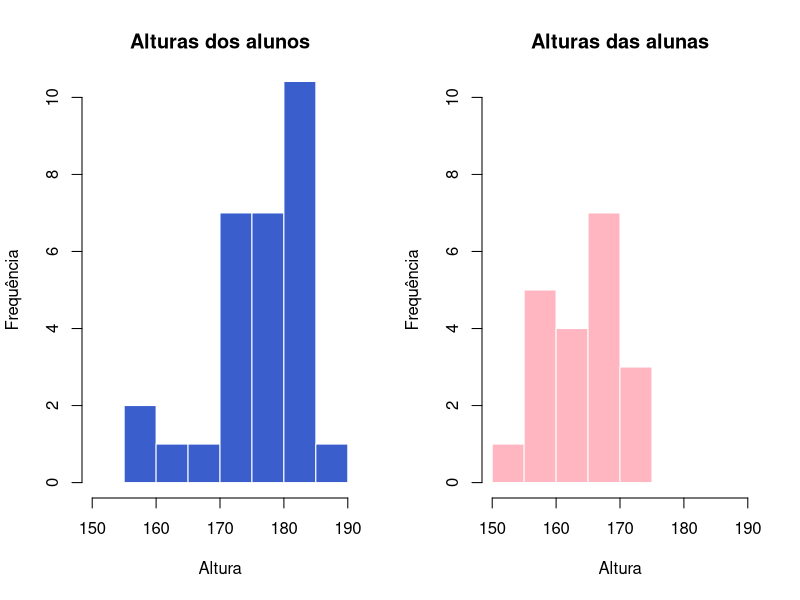
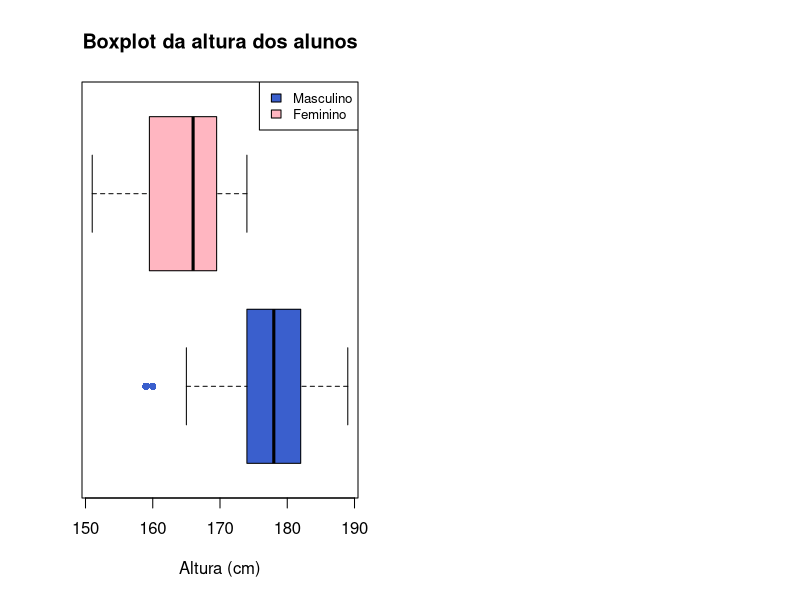
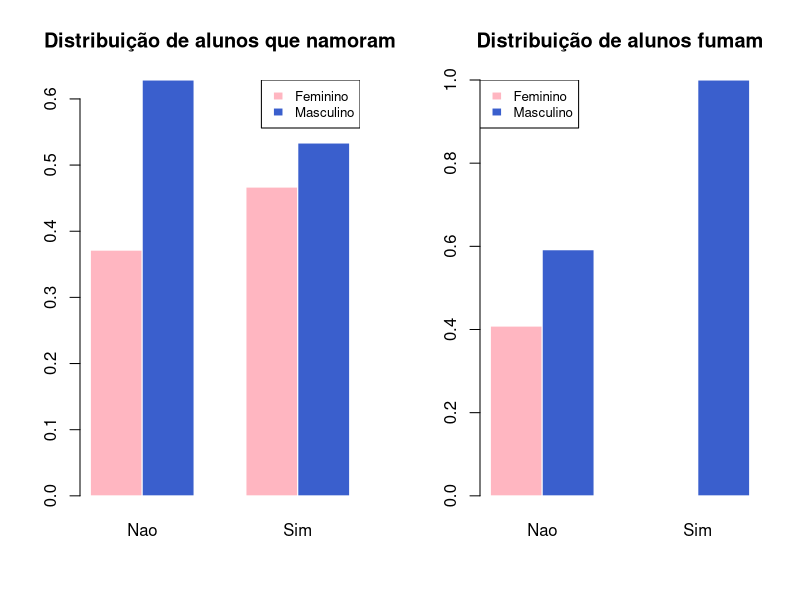
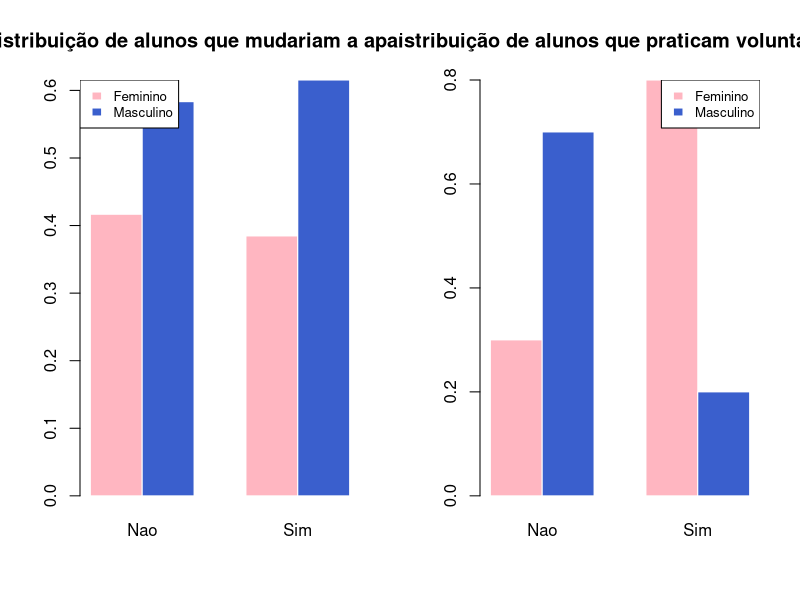
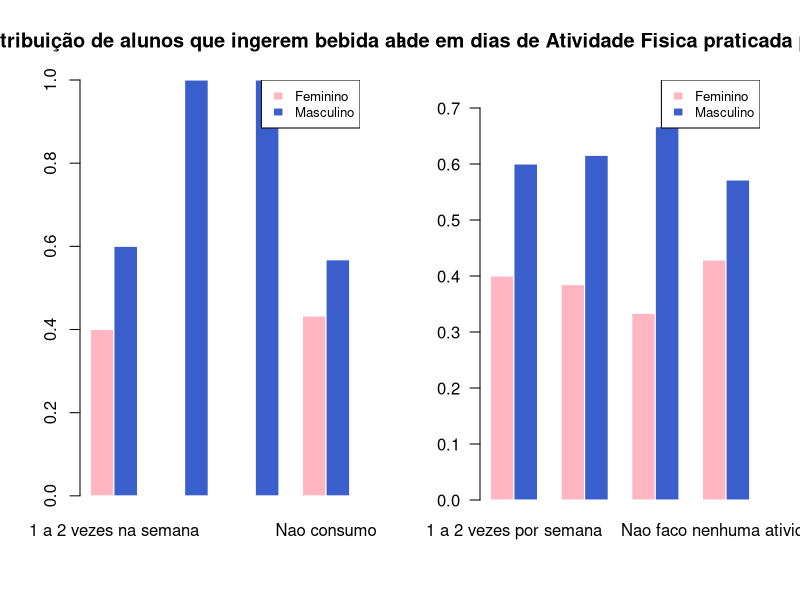
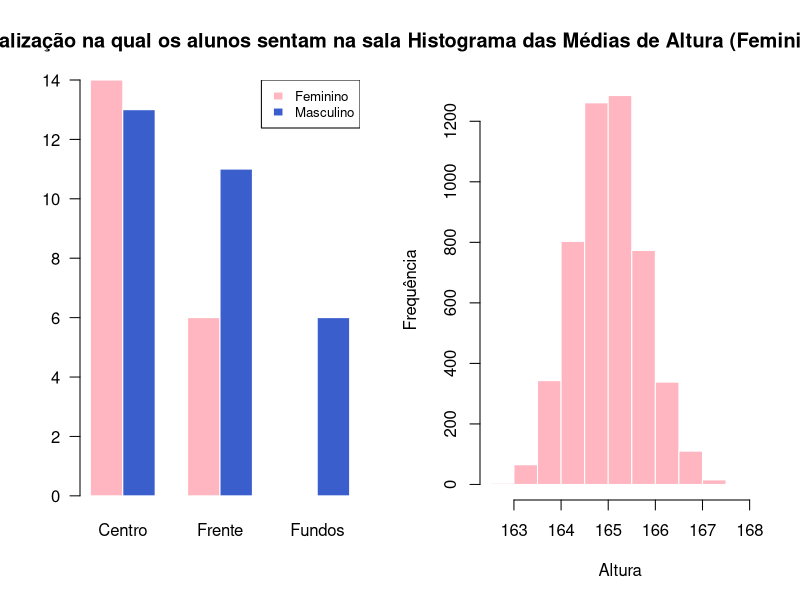
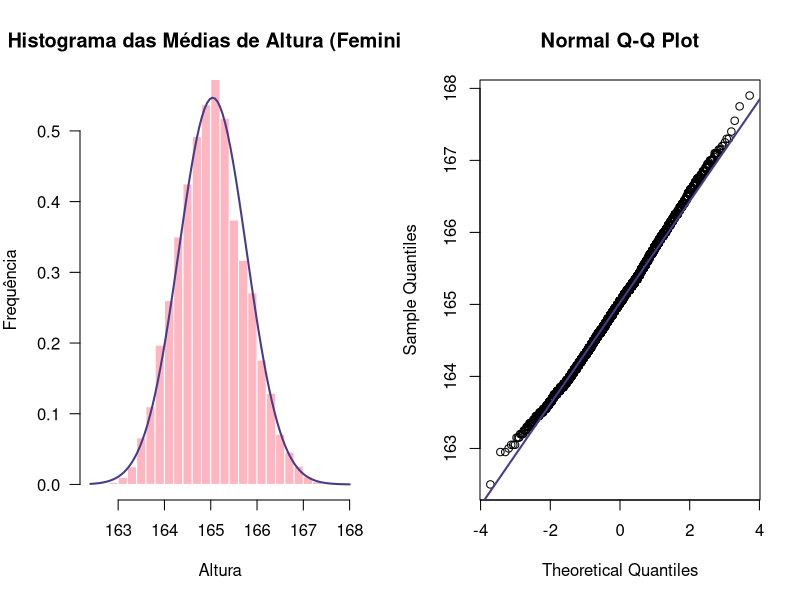
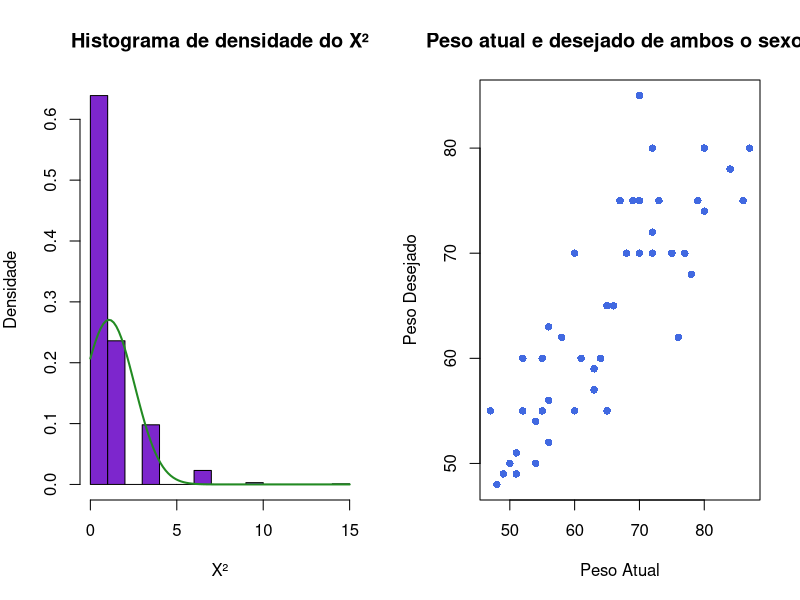

Generate these figures, in order, with R:
## ---- chunk 1
dados <- read.csv("QuestionarioProjetoFinal.csv")
attach(dados)
## ---- chunk 2
set.seed(123456)
## ---- chunk 3
##Sorteio das meninas
meninas <- subset(dados, Sexo == "Feminino")

Fsort <- sample(seq(1:28), 20, replace = FALSE)
Fdados <- meninas[Fsort,]

##Sorteio dos meninos
meninos <- subset(dados, Sexo == "Masculino")

Msort <- sample(seq(1:48), 30, replace = FALSE)
Mdados <- meninos[Msort,]
## ---- chunk 4
##Agrupamento de ambos os grupos
dados2 <- rbind(Fdados, Mdados)
## ---- chunk 5
par(mfrow=c(1,2))

hist(Mdados$Altura, col = "royalblue3", xlab = "Altura", ylab = "Frequência", main = "Alturas dos alunos", border = FALSE, ylim = c(0, 10), xlim = c(150, 190))
hist(Fdados$Altura, col = "lightpink", xlab = "Altura", ylab = "Frequência", main = "Alturas das alunas", border = FALSE,  ylim = c(0, 10), xlim = c(150, 190))
## ---- chunk 6
boxplot(Mdados$Altura, Fdados$Altura, col = c("royalblue3", "lightpink"), main = "Boxplot da altura dos alunos", yaxt = "n", outcol = c("royalblue3", "lightpink"), pch = 16, horizontal = TRUE, xlab = "Altura (cm)")
legend("topright", legend = c("Masculino", "Feminino"), fill = c("royalblue3","lightpink"), cex = 0.8)
## ---- chunk 7
summary(Mdados$Altura)
summary(Fdados$Altura)
## ---- chunk 8
par(mfrow=c(1,2))

##Se namora por sexo
NamoradoSexo <- table(dados2$Sexo, dados2$Namorado)
pNamoradoSexo <- round(prop.table(NamoradoSexo, 2),4)

par(mar=c(5, 4, 4, 2))
barplot(pNamoradoSexo, beside = TRUE, col = c("lightpink", "royalblue3"), main = "Distribuição de alunos que namoram", border = FALSE)
legend("topright", c("Feminino", "Masculino"), fill = c("lightpink", "royalblue3"), cex = 0.8, bty = "o", border = FALSE)

##Fumantes por sexo
FumanteSexo <- table(dados2$Sexo, dados2$Fumante)
pFumanteSexo <- round(prop.table(FumanteSexo, 2),4)

par(mar=c(5, 4, 4, 2))
barplot(pFumanteSexo, beside = TRUE, col = c("lightpink", "royalblue3"), main = "Distribuição de alunos fumam", border = FALSE)
legend("topleft", c("Feminino", "Masculino"), fill = c("lightpink", "royalblue3"), cex = 0.8, bty = "o", border = FALSE)

##Se mudaria a aparência por sexo
AparenciaSexo <- table(dados2$Sexo, dados2$Aparencia)
pAparenciaSexo <- round(prop.table(AparenciaSexo, 2),4)

par(mar=c(5, 4, 4, 2))
barplot(pAparenciaSexo, beside = TRUE, col = c("lightpink", "royalblue3"), main = "Distribuição de alunos que mudariam a aparência", border = FALSE)
legend("topleft", c("Feminino", "Masculino"), fill = c("lightpink", "royalblue3"), cex = 0.8, bty = "o", border = FALSE)

##Pratica voluntariado por sexo
VoluntariadoSexo <- table(dados2$Sexo, dados2$Voluntariado)
pVoluntariadoSexo <- round(prop.table(VoluntariadoSexo, 2),4)

par(mar=c(5, 4, 4, 2))
barplot(pVoluntariadoSexo, beside = TRUE, col = c("lightpink", "royalblue3"), main = "Distribuição de alunos que praticam voluntariado", border = FALSE)
legend("topright", c("Feminino", "Masculino"), fill = c("lightpink", "royalblue3"), cex = 0.8, bty = "o", border = FALSE)
## ---- chunk 9
##Ingestão de bebida alcoólica por sexo
BebidaAlcoolicaSexo <- table(dados2$Sexo, dados2$BebidaAlcoolica)
pBebidaAlcoolicaSexo <- round(prop.table(BebidaAlcoolicaSexo, 2),4)

par(mar=c(5, 4, 4, 2))
barplot(pBebidaAlcoolicaSexo, beside = TRUE, col = c("lightpink", "royalblue3"), main = "Distribuição de alunos que ingerem bebida alcoólica", legend.text = FALSE, border = FALSE)
legend("topright", c("Feminino", "Masculino"), fill = c("lightpink", "royalblue3"), cex = 0.8, bty = "o", border = FALSE)

##Prática de atividade física por sexo
AtividadeFisicaSexo <- table(dados2$Sexo, dados2$AtividadeFisica)
pAtividadeFisicaSexo <- round(prop.table(AtividadeFisicaSexo, 2),4)

par(mar=c(5, 4, 4, 2))
barplot(pAtividadeFisicaSexo, beside = TRUE, col = c("lightpink", "royalblue3"), main = "Quantidade em dias de Atividade Fisica praticada pelos alunos", border = FALSE, las = 1, ylim = c(0, 0.75))
legend("topright", c("Feminino", "Masculino"), fill = c("lightpink", "royalblue3"), cex = 0.8, bty = "o", border = FALSE)

##Localização do assento na sala de aula por sexo
SentaSalaAulaSexo <- table(dados2$Sexo, dados2$SentaSalaAula)
pSentaSalaAulaSexo <- round(prop.table(SentaSalaAulaSexo, 2),4)

par(mar=c(5, 4, 4, 2))
barplot(SentaSalaAulaSexo, beside = TRUE, col = c("lightpink", "royalblue3"), main = "Localização na qual os alunos sentam na sala de aula", border = FALSE, las = 1)
legend("topright", c("Feminino", "Masculino"), fill = c("lightpink", "royalblue3"), cex = 0.8, bty = "o", border = FALSE)
## ---- chunk 10
AlturaF <- subset(Altura, Sexo == "Feminino")

mean (AlturaF)
sd (AlturaF)
## ---- chunk 11
Fsort2 <- sample(seq(1:28), 20, replace = FALSE)
Fdados2 <- meninas[Fsort,]
mean(Fdados2$Altura)
## ---- chunk 12
set.seed (123456)

meanFeminino <- replicate(5000, mean(sample(meninas$Altura, 20)))

hist(meanFeminino,  col = "lightpink", ylab = "Frequência", xlab = "Altura", main = "Histograma das Médias de Altura (Feminino)", border = FALSE)
## ---- chunk 13
m <- mean(meanFeminino)
std <- sqrt(var(meanFeminino))

hist(meanFeminino, las = 1, col = "lightpink", ylab = "Frequência", xlab = "Altura", main = "Histograma das Médias de Altura (Feminino)", breaks = 20, probability = TRUE, border = FALSE, ylim = c(0, 0.55))
curve(dnorm(x, mean = m, sd = std), col = "slateblue4", lwd = 2, add = TRUE, yaxt="n")

qqnorm(meanFeminino)
qqline(meanFeminino, col = "slateblue4", lwd = 2)
## ---- chunk 14
mean(meanFeminino)
mean(meninas$Altura)
## ---- chunk 15
##NamoradoSexo
addmargins(NamoradoSexo)
chisq.test(NamoradoSexo, simulate.p.value = TRUE)
pchisq(0.98039, 1, lower.tail = FALSE)

##FumanteSexo
addmargins(FumanteSexo)
fisher.test(FumanteSexo, alternative = "two.sided")

##AparenciaSexo
addmargins(AparenciaSexo)
chisq.test(AparenciaSexo, simulate.p.value = TRUE)
pchisq(0.013528, 1, lower.tail = FALSE)

##VoluntariadoSexo
addmargins(VoluntariadoSexo)
chisq.test(VoluntariadoSexo, simulate.p.value = TRUE)
pchisq(6.3492, 1, lower.tail = FALSE)

##BebidaAlcoolicaSexo
addmargins(BebidaAlcoolicaSexo)
fisher.test(BebidaAlcoolicaSexo, alternative = "two.sided")

##AtividadeFisicaSexo
addmargins(AtividadeFisicaSexo)
fisher.test(AtividadeFisicaSexo, alternative = "two.sided")

##SentaSalaAulaSexo
addmargins(SentaSalaAulaSexo)
fisher.test(SentaSalaAulaSexo, alternative = "two.sided")
## ---- chunk 16
##Tabela observada
addmargins(VoluntariadoSexo)

xsqr <- chisq.test(VoluntariadoSexo, simulate.p.value = TRUE)$statistic
pchisq(6.349206, 1, lower.tail = FALSE)
## ---- chunk 17
##Criando tabelas possíveis e calculando p-valor

xsqrd <- rep(0, 1000)
for(i in 1:1000){
sex <- rep(c("Feminino", "Masculino"), times = c(20,30))
volunt <-rep(c("Não", "Sim"), times = c(35,15))

sex_va <- sample(sex, replace = FALSE)
volunt_va <- sample(volunt, replace = FALSE)

xy <- table(sex_va, volunt_va)
xsqrd [i] <- chisq.test(xy, simulate.p.value = TRUE)$statistic
}

##xsqrd
pvalor <- round(sum((xsqrd >= xsqr)/1000),4)
pvalor
## ---- chunk 18
##Construindo histograma com limiar
media <- mean(xsqrd)
desvio <- sd(xsqrd)

hist(xsqrd, col = "purple3", probability = TRUE, main = "Histograma de densidade do X²", ylab = "Densidade", xlab = "X²")
##hist(xsqrd[xsqrd>6], add = TRUE, col=2)
curve(dnorm(x, mean = media, sd = desvio), col = "forestgreen", add = TRUE, yaxt = "n", lwd = 2)
## ---- chunk 19
##Calculando a resposta por aproximação Qui-Quadrado
chisq.test(VoluntariadoSexo, simulate.p.value = TRUE)$statistic
round(pchisq(6.349206, 1, lower.tail = FALSE), 4)
## ---- chunk 20
plot(dados2$PesoAtual, dados2$PesoDesejado, xlab = "Peso Atual", yla = "Peso Desejado", main = "Peso atual e desejado de ambos o sexos", col = "royalblue", pch = 16)
## ---- chunk 21
plot(dados2$PesoAtual, dados2$PesoDesejado, xlab = "Peso Atual", yla = "Peso Desejado", main = "Peso atual e desejado de ambos o sexos", col = "royalblue", pch = 16)

igualdade <- line(c(50:90), c(50:90))
abline(coef(igualdade), col = "red", lwd = "2")
## ---- chunk 22
porcent <- sum(dados2$PesoAtual>dados2$PesoDesejado)/nrow(dados2)
## ---- chunk 23
corpeso <- cor(PesoAtual,PesoDesejado)
## ---- chunk 24
par(mfrow=c(1,2))
##Amostra masculina
##Gráfico quanto ao peso da amostra masculina
plot(Mdados$PesoAtual, Mdados$PesoDesejado, xlab = "Peso Atual", yla = "Peso Desejado", main = "Peso atual x desejado (M)", col = "royalblue3", pch = 16, xlim = c(50,90), ylim = c(50,90))

igualdadeM <- line(c(50:90), c(50:90))
abline(coef(igualdadeM), col = "darkblue", lwd = "2")

Mporcent <- (sum(Mdados$PesoAtual>Mdados$PesoDesejado)/nrow(Mdados))*100

Mcorpeso <- cor(Mdados$PesoAtual, Mdados$PesoDesejado)

##Amostra feminina
##Gráfico quanto ao peso da amostra feminina
plot(Fdados$PesoAtual, Fdados$PesoDesejado, xlab = "Peso Atual", yla = "Peso Desejado", main = "Peso atual x desejado (F)", col = "lightpink", pch = 16, xlim = c(50,90), ylim = c(50,90))

igualdadeF <- line(c(50:90), c(50:90))
abline(coef(igualdadeF), col = "slateblue4", lwd = "2")

Fporcent <- (sum(Fdados$PesoAtual>Fdados$PesoDesejado)/nrow(Fdados))*100

Fcorpeso <- (cor(Fdados$PesoAtual, Fdados$PesoDesejado))
